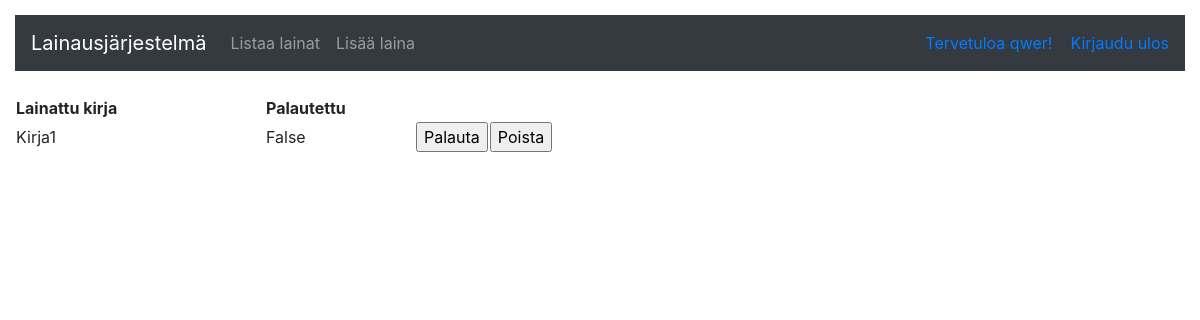
/loans/ (signed in), run on the app's committed database.
### application/auth/models.py (models this page shows, shortened)
class User(Base):
    __tablename__ = "account"
    name = db.Column(db.String(144), nullable=False)
    username = db.Column(db.String(144), nullable=False)
    password = db.Column(db.String(144), nullable=False)
    tasks = db.relationship("Loan", backref='account', lazy=True)

### application/loans/models.py (models this page shows, shortened)
class Loan(Base):
    name = db.Column(db.String(144), nullable=False)
    returned = db.Column(db.Boolean, nullable=False)
    account_id = db.Column(db.Integer, db.ForeignKey('account.id'), nullable=False)

### application/loans/views.py (the view)
@app.route("/loans/", methods=["GET"])
@login_required
def loans_index():
    return render_template("loans/list.html", loans = Loan.query.all())

### application/__init__.py (called while the page is built)
@login_manager.user_loader
def load_user(user_id):
    return User.query.get(user_id)

### application/templates/loans/list.html
{% extends "layout.html" %}
{% block body %}
  <table cellspacing="2">
    <tr>
      <th width="250" align="left">Lainattu kirja</th>
      <th width="150" align="left">Palautettu</th>
      <th></th>
    </tr>
    {% for loan in loans %}
    <tr>
      <td>{{ loan.name }}</td>
      <td align="left">{{ loan.returned }}</td>
      <td>
        <form method="POST" action="{{ url_for('loans_set_returned', loan_id=loan.id) }}">
          <input type="submit" value="Palauta"/>
        </form>
      </td>
      <td>
        <form method="GET" action="{{ url_for('loans_delete', loan_id=loan.id) }}">
          <input type="submit" value="Poista"/>
        </form>
      </td>
    </tr>
    {% endfor %}
  </table>
{% endblock %}

### application/templates/layout.html (shortened to what this page needs)
<!DOCTYPE html>
  <html>
    <head>
      <link rel="stylesheet" href="https://maxcdn.bootstrapcdn.com/bootstrap/4.0.0/css/bootstrap.min.css">
    </head>
    <body>
      <nav class="navbar navbar-expand-md navbar-dark bg-dark mb-4">
        <a class="navbar-brand" href="{{ url_for('index') }}">Lainausjärjestelmä</a>
	      <div class="collapse navbar-collapse" id="navbarCollapse">
          <ul class="navbar-nav mr-auto">
            <li class="nav-item">
              <a class="nav-link" href="{{ url_for('loans_index') }} ">Listaa lainat</a>
            </li>
            <li>
              <a class="nav-link" href="{{ url_for('loans_form') }} ">Lisää laina</a>
            </li>
          </ul>
          <div class="form-inline mt-2 mt-md-0">
            {% if current_user.is_authenticated %}
            <a href="{{ url_for('auth_logout') }}">Tervetuloa {{ current_user.name }}! &nbsp;&nbsp; Kirjaudu ulos</a>
            {% else %}
            <a href="{{ url_for('auth_login') }}">Kirjaudu sisään</a>
            &nbsp;&nbsp;
            <a href="{{ url_for('auth_register') }}">Rekisteröidy</a>
            </p>
            {% endif %}
          </div>
        </div>
      </nav>
      {% block body %}{% endblock %}
    </body>
  </html>

### application/templates/layout.html (style rules this page uses)
body { padding: 15px; }

### data on the page
User: name "qwer"
Loan: name "Kirja1", returned "False"
